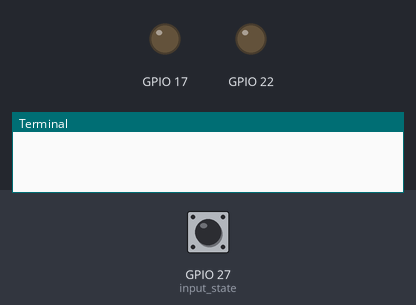
Recording of a program running on a simulated Raspberry Pi (BCM pin numbers). On the bench: output pins drawn as LEDs (lit = HIGH), the last lines printed to the terminal. Dashed ring = blinking. The inputs (shaded band) are chosen by the test bench; at power-on: GPIO 27 (input_state) HIGH.

Above: at 1.2 s.
1.3 s: GPIO 27 (input_state) pulled LOW for 0.15 s
At 1.65 s:
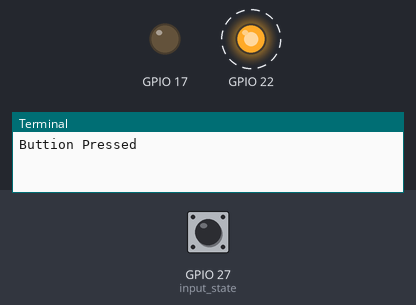
At 2.55 s:
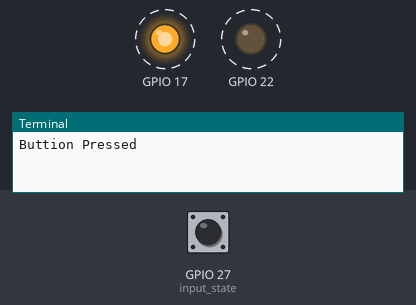
Timing chart, 0 to 8.4 s (numbered marks = the images above; inputs shaded):
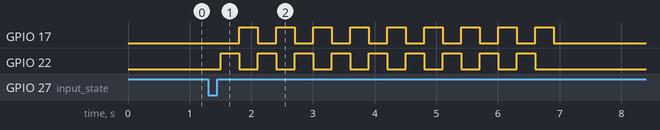

Measured:
- after the input at 1.3 s, GPIO 17: alternates HIGH for 0.30 s and LOW for 0.30 s, 18 changes in all, then stays LOW, starting after 0.50 s; GPIO 22: alternates HIGH for 0.30 s and LOW for 0.30 s, 18 changes in all, then stays LOW, starting after 0.20 s

The program:

on.py
```python
import RPi.GPIO as GPIO
import time

GPIO.setmode(GPIO.BCM)
GPIO.setup(22,GPIO.OUT)
GPIO.setup(17,GPIO.OUT)
GPIO.setup(27,GPIO.IN, pull_up_down=GPIO.PUD_UP)

while True:
	input_state = GPIO.input(27)
	if input_state == False:
		print('Buttion Pressed')
		time.sleep(0.2)
		count = 0
		while (count < 9):
			GPIO.output(22,GPIO.HIGH)
			time.sleep(0.3)
			GPIO.output(22,GPIO.LOW)
			GPIO.output(17,GPIO.HIGH)
			time.sleep(0.3)
			GPIO.output(17,GPIO.LOW)
			count = count + 1
```
